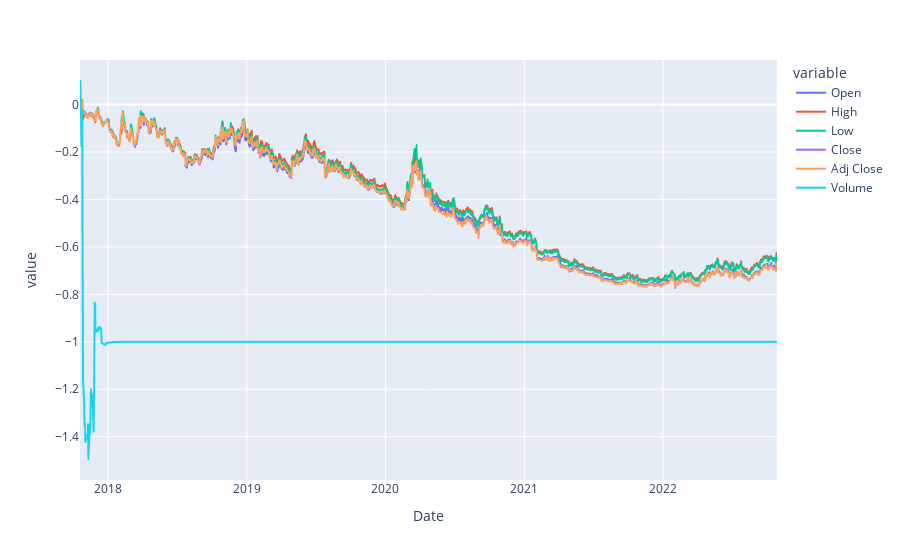

Here is the notebook cell this chart was saved with:
### Code cell
google_data = yf.download('GOOG', Start, today)
relative_return_google = relative_return(google_data)

px.line(relative_return_google)

### Figure 1 — Plotly figure (JSON) as saved in the notebook; plotly's stock layout.template omitted (floating-point values rounded to 4 significant figures; data arrays with more than 128 entries replaced by an {"elided": "..."} marker saying what was removed)
{"data": [{"hovertemplate": "variable=Open<br>Date=%{x}<br>value=%{y}<extra></extra>", "legendgroup": "Open", "line": {"color": "#636efa", "dash": "solid"}, "marker": {"symbol": "circle"}, "mode": "lines", "name": "Open", "showlegend": true, "type": "scattergl", "x": {"elided": "1266 str values"}, "xaxis": "x", "y": {"elided": "1266 float values"}, "yaxis": "y"}, {"hovertemplate": "variable=High<br>Date=%{x}<br>value=%{y}<extra></extra>", "legendgroup": "High", "line": {"color": "#EF553B", "dash": "solid"}, "marker": {"symbol": "circle"}, "mode": "lines", "name": "High", "showlegend": true, "type": "scattergl", "x": {"elided": "1266 str values"}, "xaxis": "x", "y": {"elided": "1266 float values"}, "yaxis": "y"}, {"hovertemplate": "variable=Low<br>Date=%{x}<br>value=%{y}<extra></extra>", "legendgroup": "Low", "line": {"color": "#00cc96", "dash": "solid"}, "marker": {"symbol": "circle"}, "mode": "lines", "name": "Low", "showlegend": true, "type": "scattergl", "x": {"elided": "1266 str values"}, "xaxis": "x", "y": {"elided": "1266 float values"}, "yaxis": "y"}, {"hovertemplate": "variable=Close<br>Date=%{x}<br>value=%{y}<extra></extra>", "legendgroup": "Close", "line": {"color": "#ab63fa", "dash": "solid"}, "marker": {"symbol": "circle"}, "mode": "lines", "name": "Close", "showlegend": true, "type": "scattergl", "x": {"elided": "1266 str values"}, "xaxis": "x", "y": {"elided": "1266 float values"}, "yaxis": "y"}, {"hovertemplate": "variable=Adj Close<br>Date=%{x}<br>value=%{y}<extra></extra>", "legendgroup": "Adj Close", "line": {"color": "#FFA15A", "dash": "solid"}, "marker": {"symbol": "circle"}, "mode": "lines", "name": "Adj Close", "showlegend": true, "type": "scattergl", "x": {"elided": "1266 str values"}, "xaxis": "x", "y": {"elided": "1266 float values"}, "yaxis": "y"}, {"hovertemplate": "variable=Volume<br>Date=%{x}<br>value=%{y}<extra></extra>", "legendgroup": "Volume", "line": {"color": "#19d3f3", "dash": "solid"}, "marker": {"symbol": "circle"}, "mode": "lines", "name": "Volume", "showlegend": true, "type": "scattergl", "x": {"elided": "1266 str values"}, "xaxis": "x", "y": {"elided": "1266 float values"}, "yaxis": "y"}], "layout": {"legend": {"title": {"text": "variable"}, "tracegroupgap": 0}, "margin": {"t": 60}, "xaxis": {"anchor": "y", "domain": [0, 1], "title": {"text": "Date"}}, "yaxis": {"anchor": "x", "domain": [0, 1], "title": {"text": "value"}}}}
